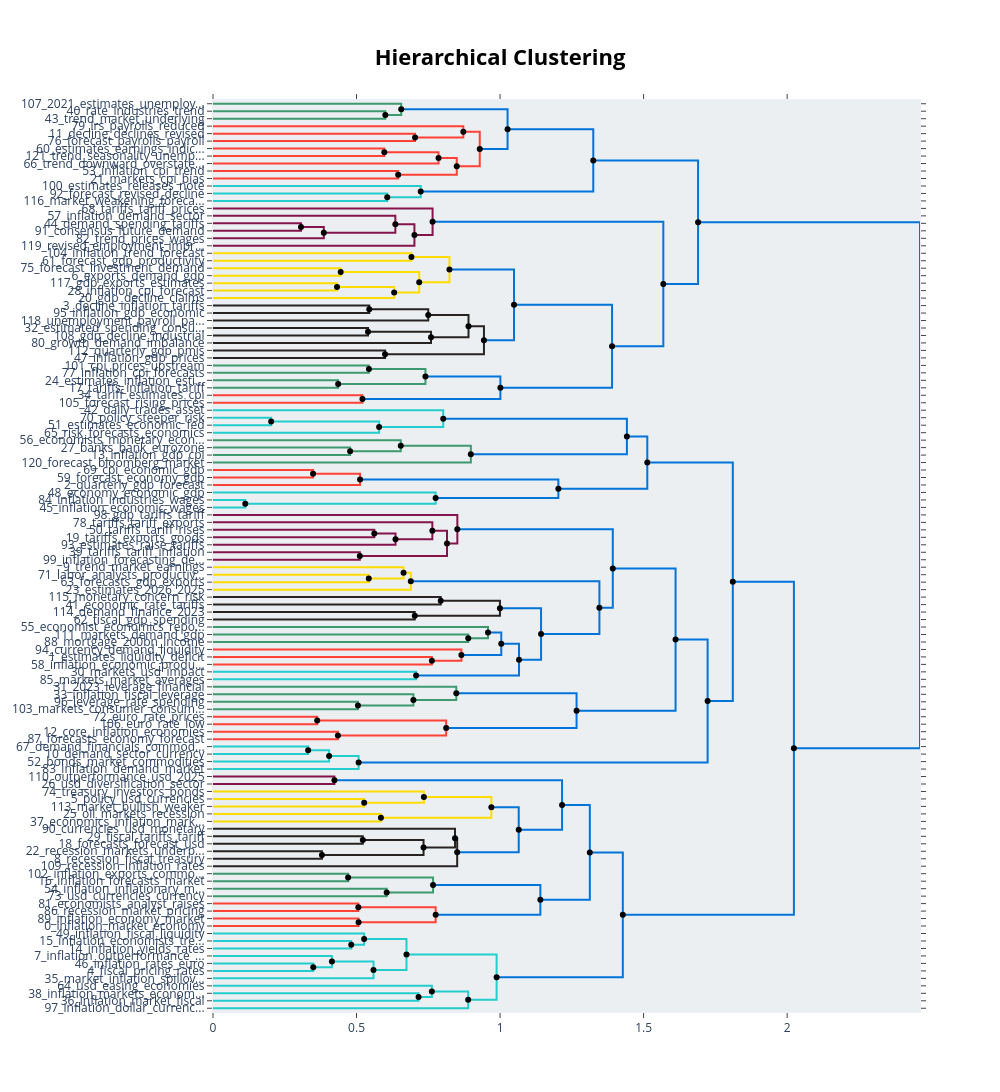

Source (notebook cell):
### Code cell
hierarquical_topics = topic_model.hierarchical_topics(docs)
topic_model.visualize_hierarchy(hierarchical_topics=hierarquical_topics)
